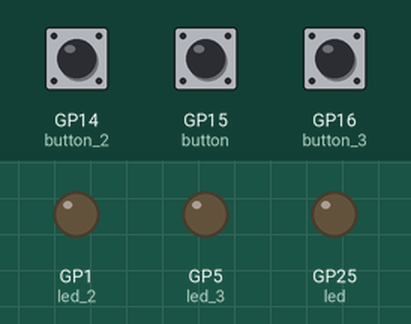
Simulated run of this program. Board: Raspberry Pi Pico running MicroPython. Shown: output pins drawn as LEDs (lit = HIGH). The test bench sets the inputs (shaded band); at power-on: GP14 (button_2) LOW, GP15 (button) LOW, GP16 (button_3) LOW.

Above: at 1.2 s.
1.3 s: GP14 (button_2) pulled HIGH for 0.15 s
At 1.37 s:
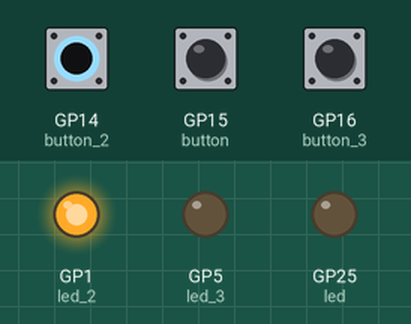
2.9 s: GP15 (button) pulled HIGH for 0.15 s
At 2.97 s:
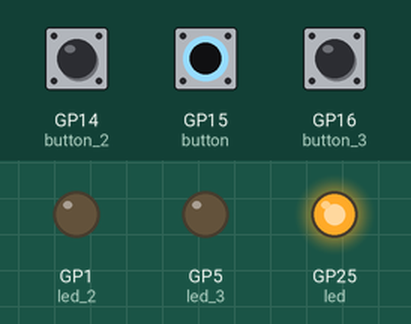
4.5 s: GP16 (button_3) pulled HIGH for 0.15 s
At 4.57 s:
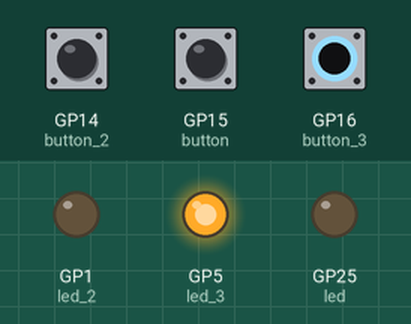
6.1 s: GP16 (button_3) pulled HIGH for 3.2 s
At 10.1 s:
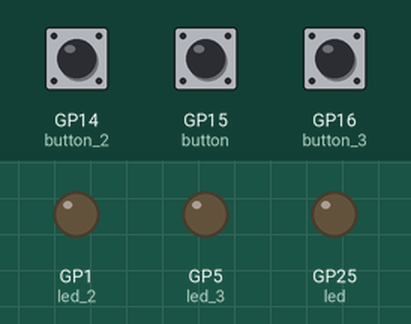
10.8 s: GP14 (button_2) pulled HIGH for 3.2 s
At 11.3 s:
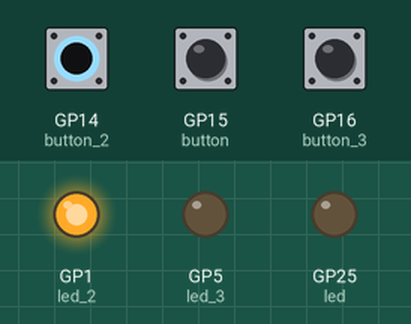
15.5 s: GP14 (button_2) driven HIGH and GP15 (button) driven HIGH
At 16.3 s:
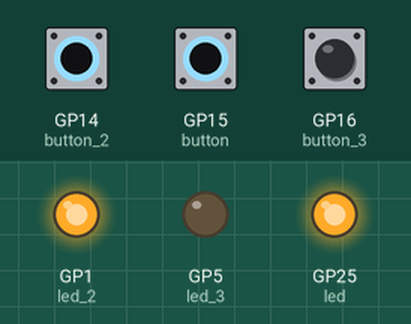
Timing chart, 0 to 18.0 s (numbered marks = the images above; inputs shaded):
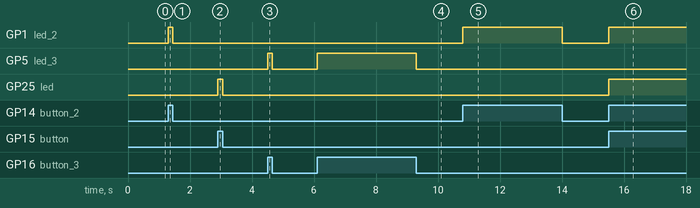

Measured:
- after the input at 1.3 s, GP1 (led_2): LOW → HIGH at once, → LOW 0.15 s later
- after the input at 2.9 s, GP25 (led): LOW → HIGH at once, → LOW 0.15 s later
- after the input at 4.5 s, GP5 (led_3): LOW → HIGH at once, → LOW 0.15 s later
- after the input at 6.1 s, GP5 (led_3): LOW → HIGH at once, → LOW 3.2 s later
- after the input at 10.8 s, GP1 (led_2): LOW → HIGH at once, → LOW 3.2 s later
- after the input at 15.5 s, GP1 (led_2), GP25 (led): LOW → HIGH at once

The program:

led_button_1.py
```python
from machine import Pin
import time

led = Pin(25, Pin.OUT)
led_2 = Pin(1, Pin.OUT)
led_3 = Pin(5, Pin.OUT)

# When pushed, button.value() returns False.
button = Pin(15, Pin.IN, Pin.PULL_DOWN)
button_2 = Pin(14, Pin.IN, Pin.PULL_DOWN)
button_3 = Pin(16, Pin.IN, Pin.PULL_DOWN)
# button_2 = Pin(14, Pin.IN, Pin.PULL_UP)


while True:
    if button.value():
        led.value(1)
    else:
        led.value(0)

    if button_2.value():
        led_2.value(1)
    else:
        led_2.value(0)

    if button_3.value():
        led_3.value(1)
    else:
        led_3.value(0)
```
